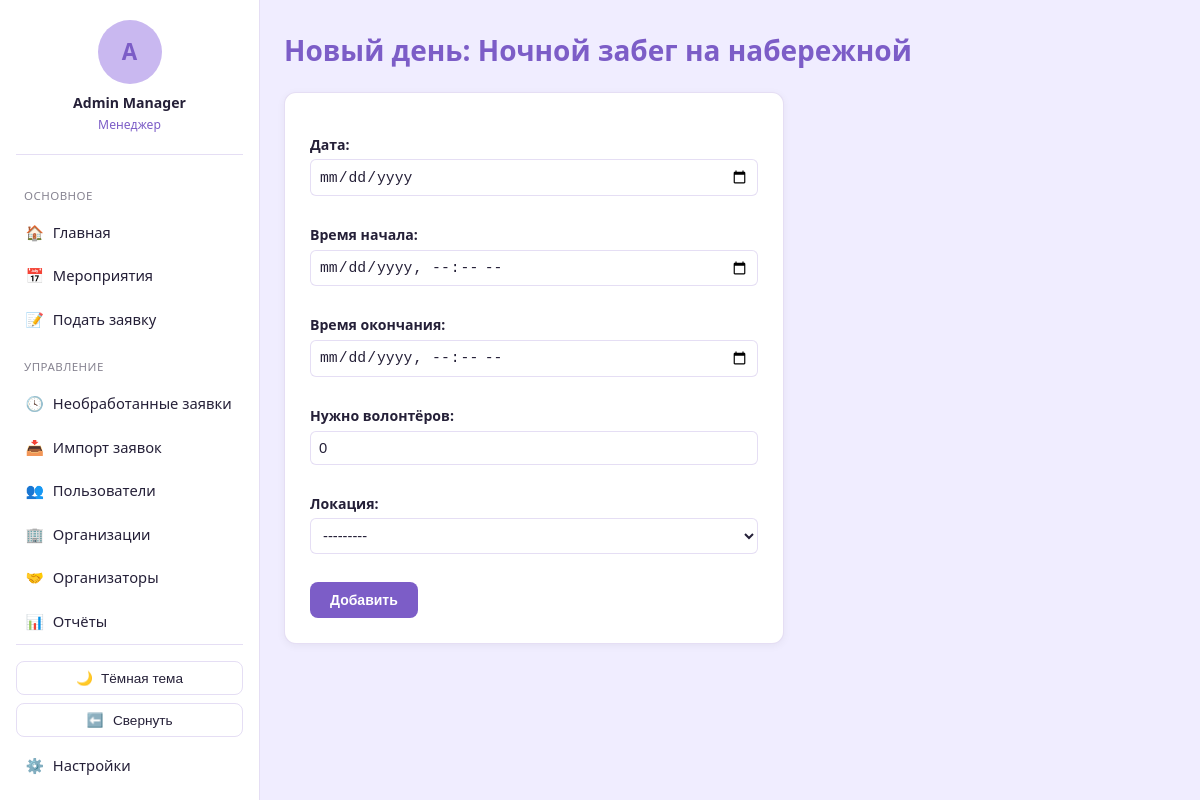
The app's page /events/11/days/add/ (signed in) with its own data.
### blog/models.py (models this page shows, shortened)
class User(AbstractBaseUser):
    GENDER_CHOICES = [
        ('male', 'Мужской'),
        ('female', 'Женский'),
    ]
    STATUS_CHOICES = [
        ('active', 'Активен'),
        ('inactive', 'Неактивен'),
        ('blacklisted', 'В блэклисте'),
    ]
    id = models.AutoField(primary_key=True)
    system_username = models.CharField(max_length=50, blank=True, null=True, db_index=True)
    telegram_id = models.CharField(max_length=50, unique=True, db_index=True)
    telegram_username = models.CharField(max_length=100, blank=True, null=True)
    VK_username = models.CharField(max_length=100, blank=True, null=True)
    first_name = models.CharField(max_length=100, blank=True, null=True)
    last_name = models.CharField(max_length=100, blank=True, null=True)
    email = models.EmailField(blank=True, null=True)
    phone = models.CharField(max_length=20, blank=True, null=True)
    birthday = models.DateField(blank=True, null=True)
    about = models.TextField(blank=True, null=True)
    gender = models.CharField(max_length=10, choices=GENDER_CHOICES, blank=True, null=True)
    status = models.CharField(max_length=20, choices=STATUS_CHOICES, default='active')
    comment = models.TextField(blank=True, null=True)
    created_at = models.DateTimeField(auto_now_add=True)
    last_event_at = models.DateTimeField(blank=True, null=True)
    total_event_count = models.IntegerField(default=0)
    season_event_count = models.IntegerField(default=0)
    total_hours = models.IntegerField(default=0)
    season_hours = models.IntegerField(default=0)
    churn_score = models.FloatField(default=0)
    login = models.CharField(max_length=50, unique=True, blank=True, null=True)
    web_credentials_set_at = models.DateTimeField(blank=True, null=True)
    notify_new_events = models.BooleanField(default=True)
    objects = UserManager()
    USERNAME_FIELD = 'telegram_id'
    REQUIRED_FIELDS = []
    class Meta:
        db_table = 'users'
        verbose_name = 'Пользователь'
        verbose_name_plural = 'Пользователи'
    @property
    def full_name(self):
        return f"{self.first_name or ''} {self.last_name or ''}".strip() or self.telegram_username or self.telegram_id

class Event(models.Model):
    STATUS_CHOICES = [
        ('upcoming', 'Предстоит'),
        ('ongoing', 'Идёт'),
        ('finished', 'Завершено'),
    ]
    RECRUIT_STATUS_CHOICES = [
        ('open', 'Открыт'),
        ('closed', 'Закрыт'),
    ]
    DOBRO_LINK_TYPE_CHOICES = [
        ('event', 'Мероприятие'),
        ('organization', 'Организация'),
        ('project', 'Проект'),
    ]
    id = models.AutoField(primary_key=True)
    title = models.CharField(max_length=255)
    description = models.TextField(blank=True, null=True)
    location = models.ForeignKey(Location, on_delete=models.SET_NULL, null=True, blank=True, related_name='events')
    chat_link = models.URLField(blank=True, null=True)
    post_in_chanel_link = models.URLField(blank=True, null=True)
    dobro_ru_link = models.URLField(blank=True, null=True)
    dobro_ru_link_type = models.CharField(max_length=20, choices=DOBRO_LINK_TYPE_CHOICES, blank=True, null=True)
    dobro_ru_hours_logged = models.BooleanField(default=False)
    dobro_ru_logged_by = models.ForeignKey(User, on_delete=models.SET_NULL, null=True, blank=True, related_name='dobro_ru_logged_events')
    event_status = models.CharField(max_length=20, choices=STATUS_CHOICES, default='upcoming')
    recruit_status = models.CharField(max_length=20, choices=RECRUIT_STATUS_CHOICES, default='open')
    organization = models.ForeignKey(Organization, on_delete=models.SET_NULL, null=True, blank=True, related_name='events')
    organizer = models.ForeignKey(Organizer, on_delete=models.SET_NULL, null=True, blank=True, related_name='managed_events')
    created_at = models.DateTimeField(auto_now_add=True)
    published_at = models.DateTimeField(blank=True, null=True)
    people_helped = models.IntegerField(blank=True, null=True)
    internal_comment = models.TextField(blank=True, null=True)
    letter = models.ForeignKey(ThankYouLetterTemplate, on_delete=models.SET_NULL, null=True, blank=True, related_name='events')
    class Meta:
        db_table = 'events'
        verbose_name = 'Мероприятие'
        verbose_name_plural = 'Мероприятия'

### blog/views.py (the view)
# urls.py: path('events/<int:event_id>/days/add/', views.event_day_add, name='event_day_add'),
@manager_required
def event_day_add(request, event_id):
    event = get_object_or_404(Event, pk=event_id)
    form = EventDayForm(request.POST or None)
    if request.method == 'POST' and form.is_valid():
        day = form.save(commit=False)
        day.event = event
        day.save()
        messages.success(request, 'День мероприятия добавлен.')
        return redirect('event_detail', event_id=event.id)
    return render(request, 'blog/event_day_form.html', {'form': form, 'event': event})

### blog/forms.py
class EventDayForm(forms.ModelForm):
    class Meta:
        model = EventDay
        fields = ['day', 'start_time', 'end_time', 'volunteer_needed', 'location']
        labels = {
            'day': 'Дата',
            'start_time': 'Время начала',
            'end_time': 'Время окончания',
            'volunteer_needed': 'Нужно волонтёров',
            'location': 'Локация',
        }
        widgets = {
            'day': forms.DateInput(attrs={'type': 'date'}),
            'start_time': forms.DateTimeInput(attrs={'type': 'datetime-local'}),
            'end_time': forms.DateTimeInput(attrs={'type': 'datetime-local'}),
        }

### blog/context_processors.py (called while the page is built)
def role_flags(request):
    user = getattr(request, 'user', None)
    authenticated = bool(user and user.is_authenticated)
    return {
        'is_manager': is_manager(user) if authenticated else False,
        'is_team_leader': is_team_leader(user) if authenticated else False,
        'role_label': role_label(user) if authenticated else None,
    }

### blog/services/roles.py (called while the page is built)
def is_manager(user: User) -> bool:
    if not user or not user.is_authenticated:
        return False
    return user.manager_roles.filter(revoked_at__isnull=True).exists()

def is_team_leader(user: User) -> bool:
    if not user or not user.is_authenticated:
        return False
    return user.team_leader_roles.filter(revoked_at__isnull=True).exists()

def role_label(user: User) -> str:
    if is_manager(user):
        return 'Менеджер'
    if is_team_leader(user):
        return 'Тим-лидер'
    return 'Волонтёр'

### blog/templates/blog/event_day_form.html (shortened to what this page needs)
{% extends 'blog/base.html' %}
{% block content %}
<h1>Новый день: {{ event.title }}</h1>
<div class="card" style="max-width:500px;">
    <form method="post">
        {{ form.as_p }}
        <button type="submit" class="btn">Добавить</button>
    </form>
</div>
{% endblock %}

### blog/templates/blog/base.html (shortened to what this page needs)
{% load static %}<!DOCTYPE html>
<html lang="ru">
<head>
</head>
<body class="{% if request.COOKIES.sidebar_collapsed == '1' %}sidebar-collapsed{% endif %}">
{% if user.is_authenticated %}
<aside class="sidebar">
    <a href="{% url 'profile_detail' user.id %}" class="sidebar-account">
        <div class="avatar-placeholder">{{ user.full_name|slice:":1"|upper }}</div>
        <div class="username">{{ user.full_name }}</div>
        <div class="role">{{ role_label }}</div>
    </a>
    <div class="nav-section-title">Основное</div>
    <a href="{% url 'dashboard' %}" class="nav-link {% if request.resolver_match.url_name == 'dashboard' %}active{% endif %}" title="Главная"><span class="icon">🏠</span><span class="nav-label"> Главная</span></a>
    <a href="{% url 'event_list' %}" class="nav-link {% if request.resolver_match.url_name in 'event_list,event_detail' %}active{% endif %}" title="Мероприятия"><span class="icon">📅</span><span class="nav-label"> Мероприятия</span></a>
    <a href="{% url 'application_create' %}" class="nav-link " title="Подать заявку"><span class="icon">📝</span><span class="nav-label"> Подать заявку</span></a>
    {% if is_manager %}
    <div class="nav-section-title">Управление</div>
    <a href="{% url 'pending_applications' %}" class="nav-link " title="Необработанные заявки"><span class="icon">🕓</span><span class="nav-label"> Необработанные заявки</span></a>
    <a href="{% url 'import_preview' %}" class="nav-link " title="Импорт заявок"><span class="icon">📥</span><span class="nav-label"> Импорт заявок</span></a>
    <a href="{% url 'user_list' %}" class="nav-link {% if request.resolver_match.url_name == 'user_list' %}active{% endif %}" title="Пользователи"><span class="icon">👥</span><span class="nav-label"> Пользователи</span></a>
    <a href="{% url 'organizations_list' %}" class="nav-link " title="Организации"><span class="icon">🏢</span><span class="nav-label"> Организации</span></a>
    <a href="{% url 'organizer_list' %}" class="nav-link " title="Организаторы"><span class="icon">🤝</span><span class="nav-label"> Организаторы</span></a>
    <a href="{% url 'report_period' %}" class="nav-link {% if request.resolver_match.url_name == 'report_period' %}active{% endif %}" title="Отчёты"><span class="icon">📊</span><span class="nav-label"> Отчёты</span></a>
    {% endif %}
    <div class="sidebar-footer">
        <button type="button" class="theme-toggle" id="theme-toggle" title="Тема">
            <span class="icon" id="theme-icon">🌙</span><span class="theme-label" id="theme-label"> Тёмная тема</span>
        </button>
        <button type="button" class="sidebar-toggle" id="sidebar-toggle" title="Свернуть панель">
            <span class="icon" id="sidebar-toggle-icon">⬅️</span><span class="nav-label" id="sidebar-toggle-label"> Свернуть</span>
        </button>
        <a href="{% url 'settings' %}" class="nav-link {% if request.resolver_match.url_name == 'settings' %}active{% endif %}" title="Настройки"><span class="icon">⚙️</span><span class="nav-label"> Настройки</span></a>
        <a href="{% url 'logout' %}" class="nav-link" title="Выйти"><span class="icon">🚪</span><span class="nav-label"> Выйти</span></a>
    </div>
</aside>
{% endif %}
<div class="page-wrapper" style="{% if not user.is_authenticated %}margin-left:0;{% endif %}">
    <main>
        {% block content %}{% endblock %}
    </main>
</div>
</body>
</html>

### blog/templates/blog/base.html (style rules this page uses)
:root, [data-theme="light"] { --bg: #F0EDFF; --surface: #FFFFFF; --primary: #7C5DC7; --primary-contrast: #FFFFFF; --secondary: #C9B8F0; --text: #252038; --success: #A895E8; --danger: #C0392B; --border: rgba(124, 93, 199, 0.2); --sidebar-width: 260px; --sidebar-width-collapsed: 68px; }
* { box-sizing: border-box; }
body { margin: 0; font-family: 'Segoe UI', Tahoma, Geneva, Verdana, sans-serif; font-size: 16px; line-height: 1.6; background: var(--bg); color: var(--text); }
a { color: inherit; }
.sidebar { position: fixed; top: 0; left: 0; bottom: 0; width: var(--sidebar-width); background: var(--surface); border-right: 1px solid var(--border); display: flex; flex-direction: column; padding: 1.25rem 1rem; overflow-x: hidden; overflow-y: auto; transition: width 0.2s ease; z-index: 10; }
.sidebar-account { display: flex; flex-direction: column; align-items: center; text-align: center; text-decoration: none; padding-bottom: 1.25rem; margin-bottom: 1rem; border-bottom: 1px solid var(--border); }
.avatar-placeholder { width: 64px; height: 64px; border-radius: 50%; background: var(--secondary); display: flex; align-items: center; justify-content: center; font-size: 1.4rem; font-weight: 700; color: var(--primary); margin-bottom: 0.5rem; flex-shrink: 0; }
.sidebar-account .username { font-size: 0.88rem; font-weight: 600; color: var(--text); }
.sidebar-account .role { font-size: 0.76rem; color: var(--primary); }
.nav-section-title { font-size: 0.72rem; text-transform: uppercase; letter-spacing: 0.04em; color: var(--text); opacity: 0.55; margin: 1rem 0 0.4rem; padding: 0 0.5rem; white-space: nowrap; }
.nav-link { display: flex; align-items: center; gap: 0.6rem; padding: 0.55rem 0.6rem; border-radius: 8px; text-decoration: none; color: var(--text); font-size: 0.92rem; margin-bottom: 0.15rem; white-space: nowrap; }
.nav-link .icon { width: 1.2em; text-align: center; flex-shrink: 0; }
.sidebar-footer { margin-top: auto; padding-top: 1rem; border-top: 1px solid var(--border); }
.sidebar-toggle { display: flex; align-items: center; justify-content: center; gap: 0.6rem; width: 100%; background: none; border: 1px solid var(--border); border-radius: 8px; color: var(--text); padding: 0.5rem; cursor: pointer; font-size: 0.85rem; margin-bottom: 0.5rem; }
.theme-toggle { display: flex; align-items: center; justify-content: center; gap: 0.5rem; width: 100%; background: none; border: 1px solid var(--border); border-radius: 8px; color: var(--text); padding: 0.5rem; cursor: pointer; font-size: 0.85rem; margin-bottom: 0.5rem; }
.page-wrapper { margin-left: var(--sidebar-width); min-height: 100vh; transition: margin-left 0.2s ease; }
main { max-width: 1100px; margin: 0 auto; padding: 1.75rem 1.5rem; }
h1 { font-size: 28px; font-weight: 700; color: var(--primary); margin-top: 0; }
.card { background: var(--surface); border: 1px solid var(--border); border-radius: 12px; box-shadow: 0 2px 8px rgba(0,0,0,0.05); padding: 25px; margin-bottom: 1rem; }
.btn { display: inline-block; background: var(--primary); color: var(--primary-contrast); padding: 10px 20px; border-radius: 8px; border: none; text-decoration: none; font-size: 14px; font-weight: 600; cursor: pointer; }
input, select, textarea { width: 100%; padding: 0.5rem; border: 1px solid var(--border); border-radius: 6px; font-size: 0.92rem; margin-bottom: 0.75rem; background: var(--surface); color: var(--text); }
label { font-weight: 600; font-size: 0.88rem; display: block; margin-bottom: 0.2rem; }

### records on screen
User: full_name "A", full_name "Admin Manager"
Event: title "Ночной забег на набережной"

### other values on screen
{{ role_label }} "Менеджер"
